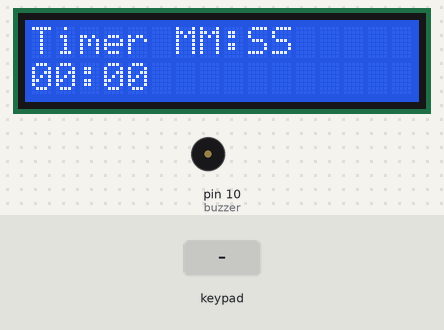
The sketch below on a simulated Arduino Uno, built with avr-gcc and run on an emulated ATmega328P. Shown: 16×2 character LCD, buzzer (waves = sounding, pin HIGH). Inputs (shaded band) come from the test bench.

Above: at 1.2 s.
1.3 s: keypad keys 9 8 7 6 A pressed 0.4 s apart
At 3.7 s:
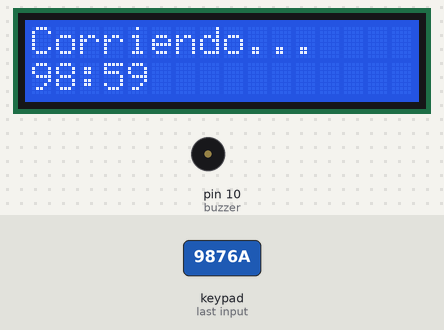
At 5.6 s:
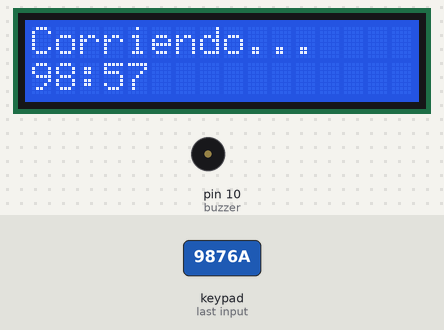
Timing chart, 0 to 7.1 s (numbered marks = the images above; inputs shaded):
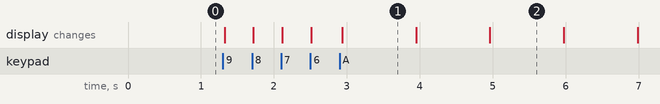

The sketch:

timer.ino
```cpp
#include <Keypad.h>
#include <LiquidCrystal_I2C.h>

// ---------- LCD I2C ----------
LiquidCrystal_I2C lcd(0x27, 16, 2);

// ---------- TECLADO ----------
const byte FILAS = 4;
const byte COLUMNAS = 4;

char teclas[FILAS][COLUMNAS] = {
  {'1','2','3','A'},
  {'4','5','6','B'},
  {'7','8','9','C'},
  {'*','0','#','D'}
};

byte pinesFilas[FILAS] = {9, 8, 7, 6};
byte pinesColumnas[COLUMNAS] = {5, 4, 3, 2};

Keypad teclado = Keypad(makeKeymap(teclas), pinesFilas, pinesColumnas, FILAS, COLUMNAS);

// ---------- BUZZER ----------
const int buzzer = 10;

// ---------- VARIABLES ----------
String entrada = "";            // MMSS
unsigned long tiempo = 0;       // segundos
bool contando = false;

void setup() {
  pinMode(buzzer, OUTPUT);

  lcd.init();
  lcd.backlight();

  lcd.setCursor(0, 0);
  lcd.print("Timer MM:SS");
  lcd.setCursor(0, 1);
  lcd.print("00:00");
}

void loop() {

  char tecla = teclado.getKey();

  if (tecla && !contando) {

    // ---- NUMEROS (MAX 4) ----
    if (tecla >= '0' && tecla <= '9' && entrada.length() < 4) {
      entrada += tecla;
      mostrarEntrada();
    }

    // ---- BORRAR ULTIMO DIGITO (*) ----
    if (tecla == '*' && entrada.length() > 0) {
      entrada.remove(entrada.length() - 1);
      mostrarEntrada();
    }

    // ---- INICIAR (A) ----
    if (tecla == 'A' && entrada.length() == 4) {
      convertirMMSS();
      contando = true;
      entrada = "";

      lcd.setCursor(0, 0);
      lcd.print("Corriendo...   ");
    }

    // ---- RESET (C) ----
    if (tecla == 'C') {
      entrada = "";
      tiempo = 0;
      contando = false;

      lcd.setCursor(0, 0);
      lcd.print("Timer MM:SS    ");
      lcd.setCursor(0, 1);
      lcd.print("00:00          ");
    }
  }

  // ---- CUENTA REGRESIVA ----
  if (contando && tiempo > 0) {
    mostrarTiempo(tiempo);
    delay(1000);
    tiempo--;
  }

  // ---- FIN ----
  if (contando && tiempo == 0) {
    contando = false;

    lcd.setCursor(0, 0);
    lcd.print("Tiempo terminado");
    lcd.setCursor(0, 1);
    lcd.print("00:00          ");

    for (int i = 0; i < 5; i++) {
      digitalWrite(buzzer, HIGH);
      delay(200);
      digitalWrite(buzzer, LOW);
      delay(200);
    }
  }
}

// ---------- MOSTRAR ENTRADA MM:SS ----------
void mostrarEntrada() {

  String temp = entrada;
  while (temp.length() < 4) temp = "0" + temp;

  lcd.setCursor(0, 1);
  lcd.print(temp.substring(0, 2));
  lcd.print(":");
  lcd.print(temp.substring(2, 4));
  lcd.print("        ");
}

// ---------- CONVERTIR MMSS ----------
void convertirMMSS() {

  int valor = entrada.toInt();
  int minutos = valor / 100;
  int segundos = valor % 100;

  if (segundos > 59) segundos = 59;

  tiempo = (minutos * 60) + segundos;
}

// ---------- MOSTRAR TIEMPO ----------
void mostrarTiempo(unsigned long total) {

  int minutos = total / 60;
  int segundos = total % 60;

  lcd.setCursor(0, 1);

  if (minutos < 10) lcd.print("0");
  lcd.print(minutos);
  lcd.print(":");

  if (segundos < 10) lcd.print("0");
  lcd.print(segundos);
  lcd.print("        ");
}
```

Measured:
- after the input at 1.3 s, the display: first changes at once (image 1 shows a later state)
